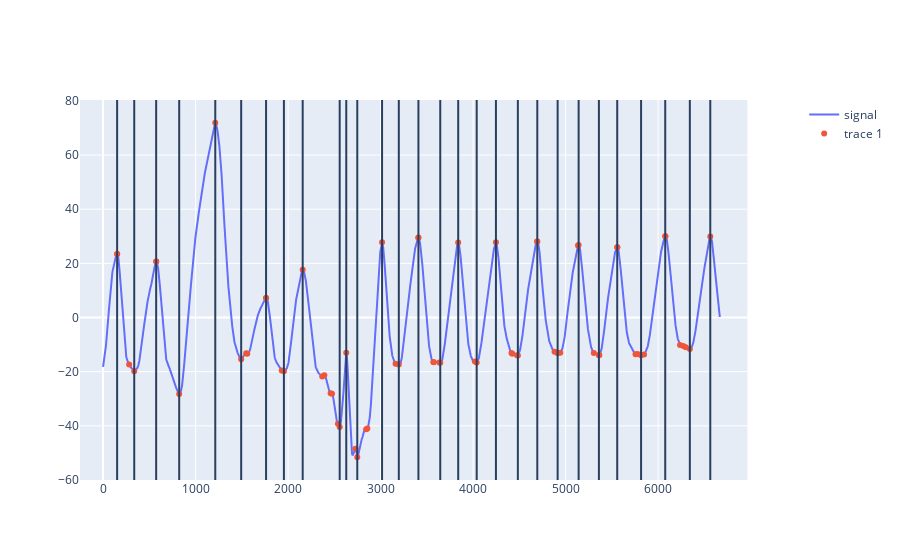

Source (notebook cell):
### Code cell
print('Writing results...')
for id in id_participants:
    print(' ---------',id,'---------------')
    write_results(id, data[id], data_raw[id], acquisition_folderpath, show_fig=False)

### Figure 1 — Plotly figure (JSON) as saved in the notebook; plotly's stock layout.template omitted (floating-point values rounded to 4 significant figures; data arrays with more than 128 entries replaced by an {"elided": "..."} marker saying what was removed)
{"data": [{"name": "signal", "type": "scatter", "y": {"elided": "6668 float values"}}, {"mode": "markers", "type": "scatter", "x": [152, 153, 282, 337, 574, 575, 823, 1213, 1493, 1548, 1559, 1762, 1763, 1932, 1955, 2158, 2369, 2392, 2460, 2475, 2539, 2558, 2629, 2729, 2748, 2845, 2857, 3016, 3162, 3197, 3408, 3409, 3570, 3575, 3635, 3645, 3839, 4019, 4039, 4247, 4415, 4424, 4476, 4484, 4692, 4694, 4881, 4914, 4942, 5134, 5141, 5305, 5360, 5365, 5558, 5559, 5756, 5778, 5816, 5848, 6077, 6079, 6237, 6272, 6298, 6343, 6564], "y": [23.5, 23.45, -17.39, -19.86, 20.67, 20.65, -28.25, 71.93, -15.41, -13.24, -13.34, 7.251, 7.224, -19.56, -19.8, 17.63, -21.82, -21.35, -28.0, -28.14, -39.27, -40.47, -13.0, -48.48, -51.6, -41.22, -40.94, 27.77, -17.04, -17.33, 29.5, 29.51, -16.4, -16.5, -16.64, -16.74, 27.67, -16.24, -16.61, 27.78, -13.07, -13.4, -13.97, -14.03, 28.08, 28.1, -12.62, -13.19, -13.03, 26.58, 26.79, -13.12, -13.89, -13.84, 25.94, 25.93, -13.55, -13.44, -13.89, -13.68, 30.0, 29.99, -10.13, -10.48, -11.0, -11.58, 29.88]}], "layout": {"shapes": [{"type": "line", "x0": 152, "x1": 152, "xref": "x", "y0": 0, "y1": 1, "yref": "y domain"}, {"type": "line", "x0": 337, "x1": 337, "xref": "x", "y0": 0, "y1": 1, "yref": "y domain"}, {"type": "line", "x0": 574, "x1": 574, "xref": "x", "y0": 0, "y1": 1, "yref": "y domain"}, {"type": "line", "x0": 823, "x1": 823, "xref": "x", "y0": 0, "y1": 1, "yref": "y domain"}, {"type": "line", "x0": 1213, "x1": 1213, "xref": "x", "y0": 0, "y1": 1, "yref": "y domain"}, {"type": "line", "x0": 1493, "x1": 1493, "xref": "x", "y0": 0, "y1": 1, "yref": "y domain"}, {"type": "line", "x0": 1762, "x1": 1762, "xref": "x", "y0": 0, "y1": 1, "yref": "y domain"}, {"type": "line", "x0": 1955, "x1": 1955, "xref": "x", "y0": 0, "y1": 1, "yref": "y domain"}, {"type": "line", "x0": 2158, "x1": 2158, "xref": "x", "y0": 0, "y1": 1, "yref": "y domain"}, {"type": "line", "x0": 2558, "x1": 2558, "xref": "x", "y0": 0, "y1": 1, "yref": "y domain"}, {"type": "line", "x0": 2629, "x1": 2629, "xref": "x", "y0": 0, "y1": 1, "yref": "y domain"}, {"type": "line", "x0": 2748, "x1": 2748, "xref": "x", "y0": 0, "y1": 1, "yref": "y domain"}, {"type": "line", "x0": 3016, "x1": 3016, "xref": "x", "y0": 0, "y1": 1, "yref": "y domain"}, {"type": "line", "x0": 3197, "x1": 3197, "xref": "x", "y0": 0, "y1": 1, "yref": "y domain"}, {"type": "line", "x0": 3409, "x1": 3409, "xref": "x", "y0": 0, "y1": 1, "yref": "y domain"}, {"type": "line", "x0": 3645, "x1": 3645, "xref": "x", "y0": 0, "y1": 1, "yref": "y domain"}, {"type": "line", "x0": 3839, "x1": 3839, "xref": "x", "y0": 0, "y1": 1, "yref": "y domain"}, {"type": "line", "x0": 4039, "x1": 4039, "xref": "x", "y0": 0, "y1": 1, "yref": "y domain"}, {"type": "line", "x0": 4247, "x1": 4247, "xref": "x", "y0": 0, "y1": 1, "yref": "y domain"}, {"type": "line", "x0": 4484, "x1": 4484, "xref": "x", "y0": 0, "y1": 1, "yref": "y domain"}, {"type": "line", "x0": 4694, "x1": 4694, "xref": "x", "y0": 0, "y1": 1, "yref": "y domain"}, {"type": "line", "x0": 4914, "x1": 4914, "xref": "x", "y0": 0, "y1": 1, "yref": "y domain"}, {"type": "line", "x0": 5141, "x1": 5141, "xref": "x", "y0": 0, "y1": 1, "yref": "y domain"}, {"type": "line", "x0": 5360, "x1": 5360, "xref": "x", "y0": 0, "y1": 1, "yref": "y domain"}, {"type": "line", "x0": 5558, "x1": 5558, "xref": "x", "y0": 0, "y1": 1, "yref": "y domain"}, {"type": "line", "x0": 5816, "x1": 5816, "xref": "x", "y0": 0, "y1": 1, "yref": "y domain"}, {"type": "line", "x0": 6077, "x1": 6077, "xref": "x", "y0": 0, "y1": 1, "yref": "y domain"}, {"type": "line", "x0": 6343, "x1": 6343, "xref": "x", "y0": 0, "y1": 1, "yref": "y domain"}, {"type": "line", "x0": 6564, "x1": 6564, "xref": "x", "y0": 0, "y1": 1, "yref": "y domain"}], "xaxis": {"anchor": "y", "domain": [0, 0.94]}, "yaxis": {"anchor": "x", "domain": [0, 1]}, "yaxis2": {"anchor": "x", "overlaying": "y", "side": "right"}}}
